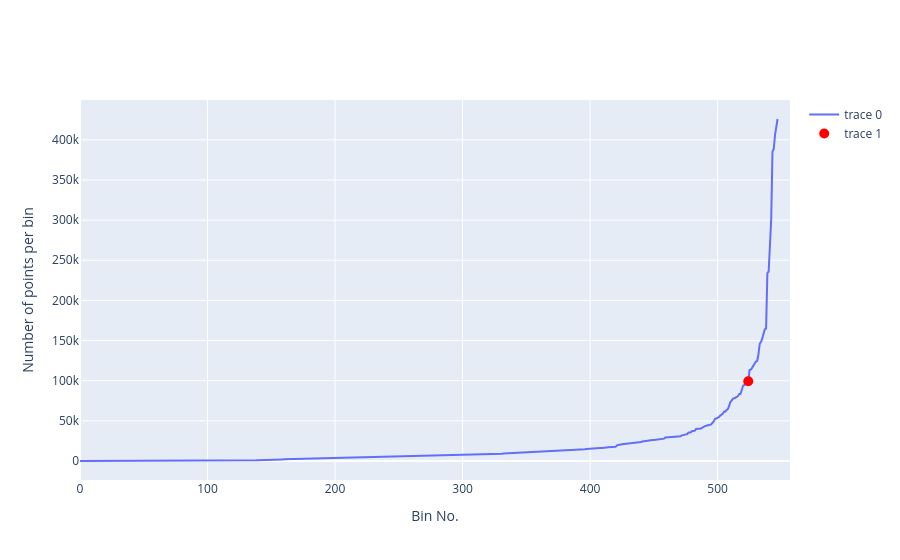

Write notebook code for a chart like this one.
### Markdown cell above
# Method 27 - lat-lon bins, 99th percentile cut off random sampling

### Code cell
threshold = profileNo_vs_latlon_bins(df_ST, lat_step=2, lon_step=2, show_threshold=True, threshold_quantile=0.99)

### Figure 1 — Plotly figure (JSON) as saved in the notebook; plotly's stock layout.template omitted (floating-point values rounded to 4 significant figures; data arrays with more than 128 entries replaced by an {"elided": "..."} marker saying what was removed)
{"data": [{"type": "scatter", "x": {"elided": "548 int values"}, "y": {"elided": "548 int values"}}, {"marker": {"color": "red", "size": 10}, "mode": "markers", "type": "scatter", "x": [524], "y": [99416]}], "layout": {"xaxis": {"title": {"text": "Bin No."}}, "yaxis": {"title": {"text": "Number of points per bin"}}}}
